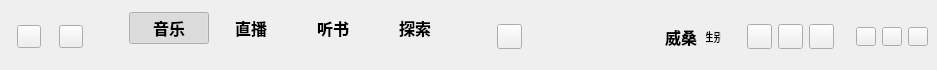
<?xml version="1.0" encoding="UTF-8"?>
<ui version="4.0">
 <class>TitleWidget</class>
 <widget class="QWidget" name="TitleWidget">
  <property name="geometry">
   <rect>
    <x>0</x>
    <y>0</y>
    <width>937</width>
    <height>70</height>
   </rect>
  </property>
  <property name="sizePolicy">
   <sizepolicy hsizetype="Preferred" vsizetype="Fixed">
    <horstretch>0</horstretch>
    <verstretch>0</verstretch>
   </sizepolicy>
  </property>
  <property name="windowTitle">
   <string>TitleWidget</string>
  </property>
  <layout class="QHBoxLayout" name="horizontalLayout_3">
   <property name="spacing">
    <number>6</number>
   </property>
   <property name="leftMargin">
    <number>17</number>
   </property>
   <property name="topMargin">
    <number>12</number>
   </property>
   <property name="rightMargin">
    <number>9</number>
   </property>
   <property name="bottomMargin">
    <number>9</number>
   </property>
   <item>
    <widget class="QToolButton" name="title_return_toolButton">
     <property name="minimumSize">
      <size>
       <width>22</width>
       <height>22</height>
      </size>
     </property>
     <property name="cursor">
      <cursorShape>PointingHandCursor</cursorShape>
     </property>
     <property name="text">
      <string/>
     </property>
    </widget>
   </item>
   <item>
    <spacer name="horizontalSpacer_4">
     <property name="orientation">
      <enum>Qt::Horizontal</enum>
     </property>
     <property name="sizeType">
      <enum>QSizePolicy::Fixed</enum>
     </property>
     <property name="sizeHint" stdset="0">
      <size>
       <width>12</width>
       <height>20</height>
      </size>
     </property>
    </spacer>
   </item>
   <item>
    <widget class="QToolButton" name="title_refresh_toolButton">
     <property name="minimumSize">
      <size>
       <width>22</width>
       <height>22</height>
      </size>
     </property>
     <property name="cursor">
      <cursorShape>PointingHandCursor</cursorShape>
     </property>
     <property name="text">
      <string/>
     </property>
    </widget>
   </item>
   <item>
    <spacer name="hs">
     <property name="orientation">
      <enum>Qt::Horizontal</enum>
     </property>
     <property name="sizeType">
      <enum>QSizePolicy::Preferred</enum>
     </property>
     <property name="sizeHint" stdset="0">
      <size>
       <width>40</width>
       <height>20</height>
      </size>
     </property>
    </spacer>
   </item>
   <item>
    <layout class="QHBoxLayout" name="horizontalLayout">
     <property name="spacing">
      <number>2</number>
     </property>
     <item>
      <layout class="QVBoxLayout" name="music_verticalLayout">
       <property name="spacing">
        <number>0</number>
       </property>
       <item>
        <widget class="QPushButton" name="title_music_pushButton">
         <property name="minimumSize">
          <size>
           <width>50</width>
           <height>30</height>
          </size>
         </property>
         <property name="font">
          <font>
           <pointsize>12</pointsize>
           <bold>true</bold>
          </font>
         </property>
         <property name="cursor">
          <cursorShape>PointingHandCursor</cursorShape>
         </property>
         <property name="toolTip">
          <string/>
         </property>
         <property name="text">
          <string>音乐</string>
         </property>
         <property name="checkable">
          <bool>true</bool>
         </property>
         <property name="checked">
          <bool>true</bool>
         </property>
         <property name="autoExclusive">
          <bool>true</bool>
         </property>
         <property name="flat">
          <bool>true</bool>
         </property>
        </widget>
       </item>
       <item>
        <widget class="QLabel" name="title_index_label1">
         <property name="sizePolicy">
          <sizepolicy hsizetype="Preferred" vsizetype="Preferred">
           <horstretch>0</horstretch>
           <verstretch>0</verstretch>
          </sizepolicy>
         </property>
         <property name="maximumSize">
          <size>
           <width>16777215</width>
           <height>15</height>
          </size>
         </property>
         <property name="text">
          <string/>
         </property>
         <property name="scaledContents">
          <bool>true</bool>
         </property>
         <property name="alignment">
          <set>Qt::AlignCenter</set>
         </property>
        </widget>
       </item>
      </layout>
     </item>
     <item>
      <layout class="QVBoxLayout" name="live_verticalLayout">
       <property name="spacing">
        <number>0</number>
       </property>
       <item>
        <widget class="QPushButton" name="title_live_pushButton">
         <property name="minimumSize">
          <size>
           <width>50</width>
           <height>30</height>
          </size>
         </property>
         <property name="font">
          <font>
           <pointsize>12</pointsize>
           <bold>true</bold>
          </font>
         </property>
         <property name="cursor">
          <cursorShape>PointingHandCursor</cursorShape>
         </property>
         <property name="toolTip">
          <string/>
         </property>
         <property name="text">
          <string>直播</string>
         </property>
         <property name="checkable">
          <bool>true</bool>
         </property>
         <property name="autoExclusive">
          <bool>true</bool>
         </property>
         <property name="flat">
          <bool>true</bool>
         </property>
        </widget>
       </item>
       <item>
        <widget class="QLabel" name="title_index_label2">
         <property name="maximumSize">
          <size>
           <width>16777215</width>
           <height>15</height>
          </size>
         </property>
         <property name="text">
          <string/>
         </property>
         <property name="scaledContents">
          <bool>true</bool>
         </property>
         <property name="alignment">
          <set>Qt::AlignCenter</set>
         </property>
        </widget>
       </item>
      </layout>
     </item>
     <item>
      <layout class="QVBoxLayout" name="listenBook_verticalLayout">
       <property name="spacing">
        <number>0</number>
       </property>
       <item>
        <widget class="QPushButton" name="title_listen_book_pushButton">
         <property name="minimumSize">
          <size>
           <width>50</width>
           <height>30</height>
          </size>
         </property>
         <property name="font">
          <font>
           <pointsize>12</pointsize>
           <bold>true</bold>
          </font>
         </property>
         <property name="cursor">
          <cursorShape>PointingHandCursor</cursorShape>
         </property>
         <property name="toolTip">
          <string/>
         </property>
         <property name="text">
          <string>听书</string>
         </property>
         <property name="checkable">
          <bool>true</bool>
         </property>
         <property name="autoExclusive">
          <bool>true</bool>
         </property>
         <property name="flat">
          <bool>true</bool>
         </property>
        </widget>
       </item>
       <item>
        <widget class="QLabel" name="title_index_label3">
         <property name="maximumSize">
          <size>
           <width>16777215</width>
           <height>15</height>
          </size>
         </property>
         <property name="text">
          <string/>
         </property>
         <property name="scaledContents">
          <bool>true</bool>
         </property>
         <property name="alignment">
          <set>Qt::AlignCenter</set>
         </property>
        </widget>
       </item>
      </layout>
     </item>
     <item>
      <layout class="QVBoxLayout" name="found_verticalLayout">
       <property name="spacing">
        <number>0</number>
       </property>
       <item>
        <widget class="QPushButton" name="title_search_pushButton">
         <property name="minimumSize">
          <size>
           <width>50</width>
           <height>30</height>
          </size>
         </property>
         <property name="font">
          <font>
           <pointsize>12</pointsize>
           <bold>true</bold>
          </font>
         </property>
         <property name="cursor">
          <cursorShape>PointingHandCursor</cursorShape>
         </property>
         <property name="toolTip">
          <string/>
         </property>
         <property name="text">
          <string>探索</string>
         </property>
         <property name="checkable">
          <bool>true</bool>
         </property>
         <property name="autoExclusive">
          <bool>true</bool>
         </property>
         <property name="flat">
          <bool>true</bool>
         </property>
        </widget>
       </item>
       <item>
        <widget class="QLabel" name="title_index_label4">
         <property name="maximumSize">
          <size>
           <width>16777215</width>
           <height>15</height>
          </size>
         </property>
         <property name="text">
          <string/>
         </property>
         <property name="scaledContents">
          <bool>true</bool>
         </property>
         <property name="alignment">
          <set>Qt::AlignCenter</set>
         </property>
        </widget>
       </item>
      </layout>
     </item>
    </layout>
   </item>
   <item>
    <spacer name="hs2">
     <property name="orientation">
      <enum>Qt::Horizontal</enum>
     </property>
     <property name="sizeType">
      <enum>QSizePolicy::Preferred</enum>
     </property>
     <property name="sizeHint" stdset="0">
      <size>
       <width>30</width>
       <height>20</height>
      </size>
     </property>
    </spacer>
   </item>
   <item>
    <widget class="ElaSuggestBox" name="search_song_suggest_box" native="true"/>
   </item>
   <item>
    <widget class="QToolButton" name="listen_toolButton">
     <property name="minimumSize">
      <size>
       <width>25</width>
       <height>25</height>
      </size>
     </property>
     <property name="cursor">
      <cursorShape>PointingHandCursor</cursorShape>
     </property>
     <property name="toolTip">
      <string/>
     </property>
     <property name="text">
      <string/>
     </property>
    </widget>
   </item>
   <item>
    <spacer name="hs3">
     <property name="orientation">
      <enum>Qt::Horizontal</enum>
     </property>
     <property name="sizeType">
      <enum>QSizePolicy::Expanding</enum>
     </property>
     <property name="sizeHint" stdset="0">
      <size>
       <width>30</width>
       <height>20</height>
      </size>
     </property>
    </spacer>
   </item>
   <item>
    <widget class="QLabel" name="title_portrait_label">
     <property name="minimumSize">
      <size>
       <width>36</width>
       <height>36</height>
      </size>
     </property>
     <property name="maximumSize">
      <size>
       <width>36</width>
       <height>36</height>
      </size>
     </property>
     <property name="cursor">
      <cursorShape>PointingHandCursor</cursorShape>
     </property>
     <property name="toolTip">
      <string/>
     </property>
     <property name="text">
      <string/>
     </property>
     <property name="scaledContents">
      <bool>true</bool>
     </property>
     <property name="alignment">
      <set>Qt::AlignCenter</set>
     </property>
    </widget>
   </item>
   <item>
    <layout class="QHBoxLayout" name="horizontalLayout_2">
     <property name="spacing">
      <number>0</number>
     </property>
     <item>
      <widget class="QLabel" name="title_name_label">
       <property name="minimumSize">
        <size>
         <width>50</width>
         <height>0</height>
        </size>
       </property>
       <property name="font">
        <font>
         <pointsize>12</pointsize>
         <bold>true</bold>
        </font>
       </property>
       <property name="cursor">
        <cursorShape>PointingHandCursor</cursorShape>
       </property>
       <property name="toolTip">
        <string/>
       </property>
       <property name="text">
        <string>威桑</string>
       </property>
       <property name="alignment">
        <set>Qt::AlignCenter</set>
       </property>
      </widget>
     </item>
     <item>
      <widget class="QLabel" name="title_gender_label">
       <property name="sizePolicy">
        <sizepolicy hsizetype="Fixed" vsizetype="Fixed">
         <horstretch>0</horstretch>
         <verstretch>0</verstretch>
        </sizepolicy>
       </property>
       <property name="minimumSize">
        <size>
         <width>15</width>
         <height>15</height>
        </size>
       </property>
       <property name="maximumSize">
        <size>
         <width>15</width>
         <height>15</height>
        </size>
       </property>
       <property name="toolTip">
        <string/>
       </property>
       <property name="text">
        <string>性别</string>
       </property>
       <property name="scaledContents">
        <bool>true</bool>
       </property>
       <property name="alignment">
        <set>Qt::AlignCenter</set>
       </property>
      </widget>
     </item>
    </layout>
   </item>
   <item>
    <spacer name="hs4">
     <property name="orientation">
      <enum>Qt::Horizontal</enum>
     </property>
     <property name="sizeType">
      <enum>QSizePolicy::Preferred</enum>
     </property>
     <property name="sizeHint" stdset="0">
      <size>
       <width>20</width>
       <height>20</height>
      </size>
     </property>
    </spacer>
   </item>
   <item>
    <widget class="QToolButton" name="theme_toolButton">
     <property name="minimumSize">
      <size>
       <width>25</width>
       <height>25</height>
      </size>
     </property>
     <property name="cursor">
      <cursorShape>PointingHandCursor</cursorShape>
     </property>
     <property name="toolTip">
      <string/>
     </property>
     <property name="text">
      <string/>
     </property>
    </widget>
   </item>
   <item>
    <widget class="QToolButton" name="message_toolButton">
     <property name="minimumSize">
      <size>
       <width>25</width>
       <height>25</height>
      </size>
     </property>
     <property name="cursor">
      <cursorShape>PointingHandCursor</cursorShape>
     </property>
     <property name="toolTip">
      <string/>
     </property>
     <property name="text">
      <string/>
     </property>
    </widget>
   </item>
   <item>
    <widget class="QToolButton" name="menu_toolButton">
     <property name="minimumSize">
      <size>
       <width>25</width>
       <height>25</height>
      </size>
     </property>
     <property name="cursor">
      <cursorShape>PointingHandCursor</cursorShape>
     </property>
     <property name="toolTip">
      <string/>
     </property>
     <property name="text">
      <string/>
     </property>
    </widget>
   </item>
   <item>
    <widget class="QLabel" name="title_line">
     <property name="sizePolicy">
      <sizepolicy hsizetype="Fixed" vsizetype="Fixed">
       <horstretch>0</horstretch>
       <verstretch>0</verstretch>
      </sizepolicy>
     </property>
     <property name="minimumSize">
      <size>
       <width>10</width>
       <height>20</height>
      </size>
     </property>
     <property name="maximumSize">
      <size>
       <width>10</width>
       <height>20</height>
      </size>
     </property>
     <property name="text">
      <string/>
     </property>
     <property name="scaledContents">
      <bool>true</bool>
     </property>
    </widget>
   </item>
   <item>
    <layout class="QHBoxLayout" name="sizeOptionLayout">
     <item>
      <widget class="RippleButton" name="min_toolButton">
       <property name="cursor">
        <cursorShape>PointingHandCursor</cursorShape>
       </property>
       <property name="toolTip">
        <string/>
       </property>
       <property name="text">
        <string/>
       </property>
       <property name="iconSize">
        <size>
         <width>12</width>
         <height>12</height>
        </size>
       </property>
      </widget>
     </item>
     <item>
      <widget class="RippleButton" name="max_toolButton">
       <property name="cursor">
        <cursorShape>PointingHandCursor</cursorShape>
       </property>
       <property name="toolTip">
        <string/>
       </property>
       <property name="text">
        <string/>
       </property>
       <property name="iconSize">
        <size>
         <width>12</width>
         <height>12</height>
        </size>
       </property>
      </widget>
     </item>
     <item>
      <widget class="RippleButton" name="close_toolButton">
       <property name="cursor">
        <cursorShape>PointingHandCursor</cursorShape>
       </property>
       <property name="toolTip">
        <string/>
       </property>
       <property name="text">
        <string/>
       </property>
       <property name="iconSize">
        <size>
         <width>12</width>
         <height>12</height>
        </size>
       </property>
      </widget>
     </item>
    </layout>
   </item>
  </layout>
 </widget>
 <customwidgets>
  <customwidget>
   <class>RippleButton</class>
   <extends>QToolButton</extends>
   <header>RippleButton.h</header>
  </customwidget>
  <customwidget>
   <class>ElaSuggestBox</class>
   <extends>QWidget</extends>
   <header>ElaSuggestBox.h</header>
   <container>1</container>
  </customwidget>
 </customwidgets>
 <resources/>
 <connections/>
</ui>
